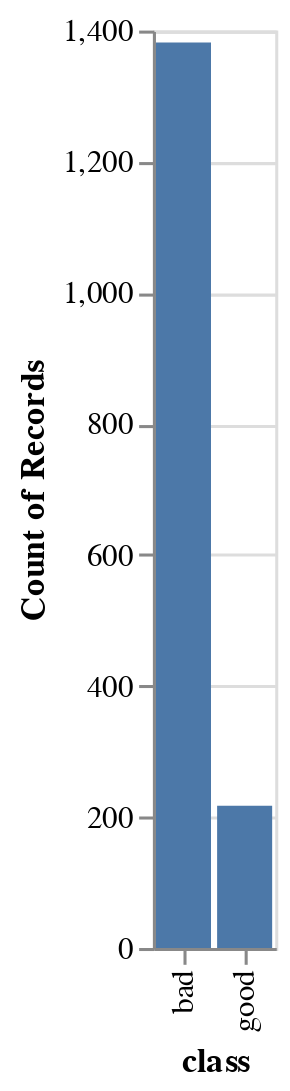

Notebook source saved alongside this figure:
### Code cell
# This helps visualize the proportion of good wine to bad wine in the original dataframe
alt.Chart(df_temp).mark_bar().encode(
    x = "class",
    y = "count()",
    tooltip = ["count()"]
)

### Figure 1 — Vega-Lite specification as saved in the notebook (floating-point values rounded to 4 significant figures; data arrays with more than 128 entries replaced by an {"elided": "..."} marker saying what was removed)
{"config": {"view": {"continuousWidth": 400, "continuousHeight": 300}}, "data": {"name": "data-36236abaceda954e37769b572033a0b8"}, "mark": "bar", "encoding": {"tooltip": [{"aggregate": "count", "type": "quantitative"}], "x": {"field": "class", "type": "nominal"}, "y": {"aggregate": "count", "type": "quantitative"}}, "$schema": "https://vega.github.io/schema/vega-lite/v4.17.0.json", "datasets": {"data-36236abaceda954e37769b572033a0b8": {"elided": "1599 records"}}}
